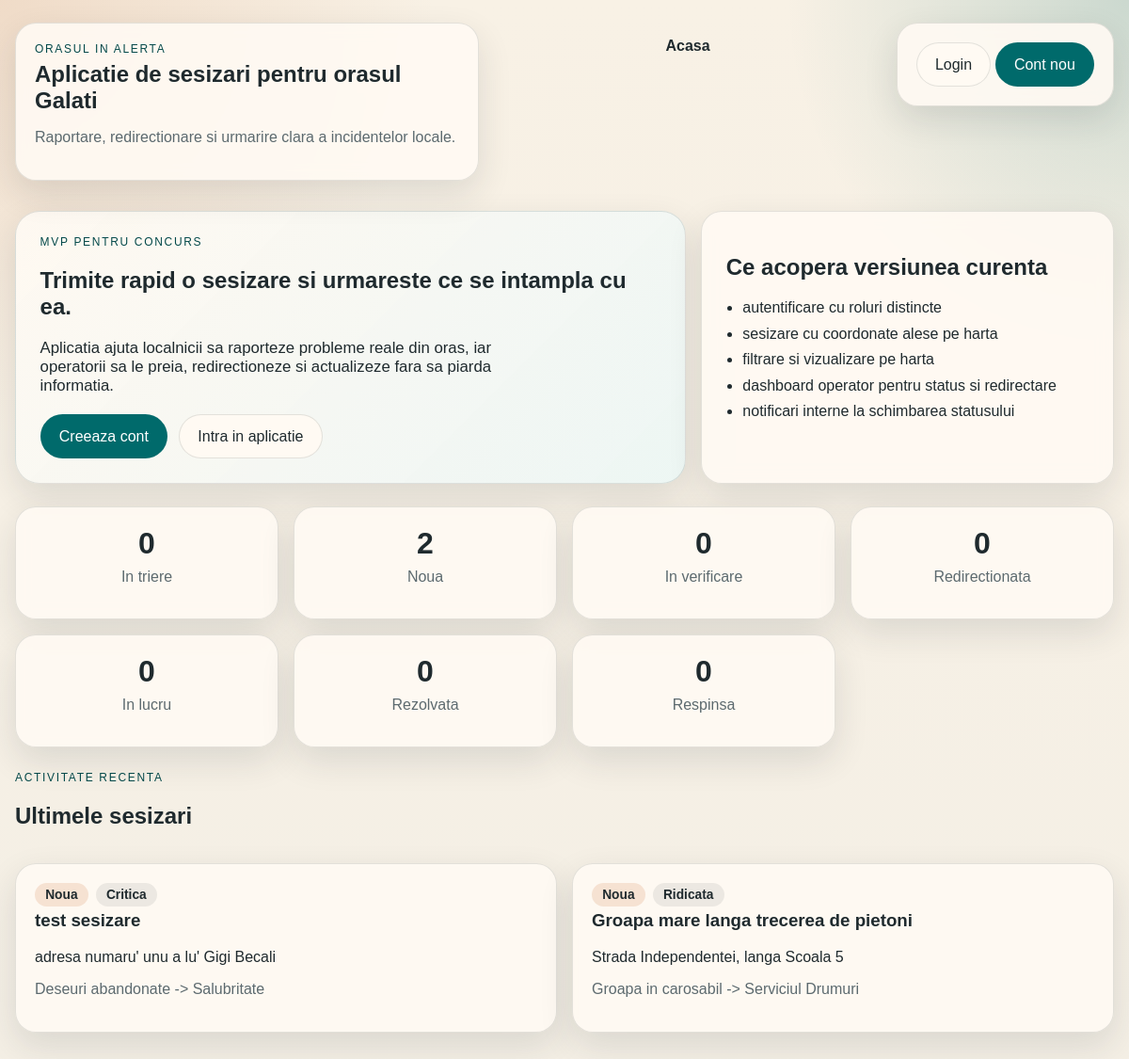
Before: / with the older database file.
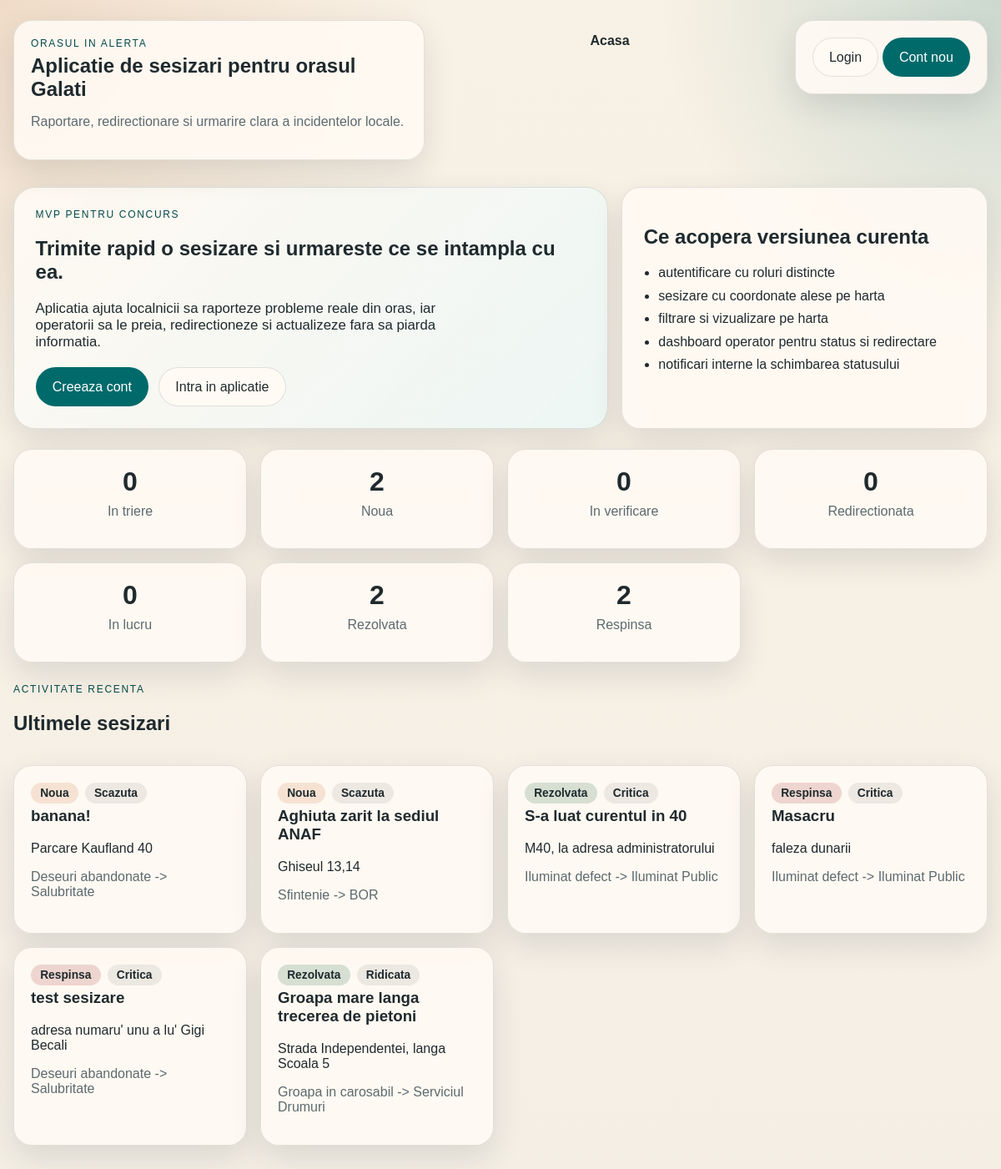
After: the same page with the newer database file.
### app/models/entities.py (models this page shows)
class Incident(db.Model):
    __tablename__ = "incidents"
    id = db.Column(db.Integer, primary_key=True)
    title = db.Column(db.String(200), nullable=False)
    description = db.Column(db.Text, nullable=False)
    address = db.Column(db.String(255), nullable=False)
    latitude = db.Column(db.Float, nullable=False)
    longitude = db.Column(db.Float, nullable=False)
    priority = db.Column(db.String(32), nullable=False, default="medie")
    status = db.Column(db.String(32), nullable=False, default="noua")
    created_by_id = db.Column(db.Integer, db.ForeignKey("users.id"), nullable=False)
    category_id = db.Column(db.Integer, db.ForeignKey("incident_categories.id"), nullable=False)
    suggested_department_id = db.Column(db.Integer, db.ForeignKey("departments.id"))
    assigned_department_id = db.Column(db.Integer, db.ForeignKey("departments.id"))
    created_at = db.Column(db.DateTime, default=utc_now, nullable=False)
    updated_at = db.Column(db.DateTime, default=utc_now, nullable=False, onupdate=utc_now)
    creator = db.relationship("User", back_populates="incidents", foreign_keys=[created_by_id])
    category = db.relationship("Category", back_populates="incidents")
    suggested_department = db.relationship(
        "Department",
        back_populates="suggested_incidents",
        foreign_keys=[suggested_department_id],
    )
    assigned_department = db.relationship(
        "Department",
        back_populates="incidents",
        foreign_keys=[assigned_department_id],
    )
    photos = db.relationship(
        "IncidentPhoto",
        back_populates="incident",
        cascade="all, delete-orphan",
        order_by="IncidentPhoto.created_at.asc()",
    )
    updates = db.relationship(
        "IncidentUpdate",
        back_populates="incident",
        cascade="all, delete-orphan",
        order_by="IncidentUpdate.created_at.desc()",
    )
    notifications = db.relationship("Notification", back_populates="incident")
    @property
    def priority_label(self) -> str:
        return PRIORITY_LABELS.get(self.priority, self.priority)
    @property
    def status_label(self) -> str:
        return STATUS_LABELS.get(self.status, self.status)
    @property
    def display_department_label(self) -> str:
        if self.status == "in_triere":
            if self.suggested_department is not None:
                return f"Sugerat: {self.suggested_department.name}"
            return "In asteptarea trierii"
        if self.assigned_department is not None:
            return self.assigned_department.name
        return "-"

class Category(db.Model):
    __tablename__ = "incident_categories"
    id = db.Column(db.Integer, primary_key=True)
    name = db.Column(db.String(120), nullable=False, unique=True)
    description = db.Column(db.Text, nullable=False)
    default_department_id = db.Column(db.Integer, db.ForeignKey("departments.id"))
    created_at = db.Column(db.DateTime, default=utc_now, nullable=False)
    default_department = db.relationship("Department", back_populates="categories")
    incidents = db.relationship("Incident", back_populates="category")

class Department(db.Model):
    __tablename__ = "departments"
    id = db.Column(db.Integer, primary_key=True)
    name = db.Column(db.String(120), nullable=False, unique=True)
    description = db.Column(db.Text, nullable=False)
    contact_email = db.Column(db.String(255), nullable=False)
    created_at = db.Column(db.DateTime, default=utc_now, nullable=False)
    categories = db.relationship("Category", back_populates="default_department")
    users = db.relationship("User", back_populates="department")
    incidents = db.relationship(
        "Incident",
        back_populates="assigned_department",
        foreign_keys="Incident.assigned_department_id",
    )
    suggested_incidents = db.relationship(
        "Incident",
        back_populates="suggested_department",
        foreign_keys="Incident.suggested_department_id",
    )

### app/routes/web.py (the view)
@web_bp.get("/")
def home():
    service = build_incident_service()
    return render_template("home.html", page_title="Platforma de raportare", **service.homepage_data())

### app/repositories/category_repository.py (called while the page is built)
    def count(self) -> int:
        return Category.query.count()

### app/repositories/department_repository.py (called while the page is built)
    def count(self) -> int:
        return Department.query.count()

### app/repositories/incident_repository.py (called while the page is built)
    def _base_query(self):
        return Incident.query.options(
            joinedload(Incident.creator),
            joinedload(Incident.category),
            joinedload(Incident.suggested_department),
            joinedload(Incident.assigned_department),
            joinedload(Incident.photos),
            joinedload(Incident.updates).joinedload(IncidentUpdate.author),
        )

    def counts_by_status(self) -> dict[str, int]:
        counts = {
            status: 0
            for status in [
                "in_triere",
                "noua",
                "in_verificare",
                "redirectionata",
                "in_lucru",
                "rezolvata",
                "respinsa",
            ]
        }
        for status, total in db.session.query(Incident.status, db.func.count(Incident.id)).group_by(Incident.status).all():
            counts[status] = total
        return counts

    def recent(self, limit: int = 5) -> list[Incident]:
        return self._base_query().order_by(Incident.created_at.desc()).limit(limit).all()

### app/templates/home.html (shortened to what this page needs)
{% extends "base.html" %}
{% block content %}
<section class="hero-shell">
    <div class="hero-copy-block">
        <p class="eyebrow">MVP pentru concurs</p>
        <h1>Trimite rapid o sesizare si urmareste ce se intampla cu ea.</h1>
        <p class="hero-copy">
            Aplicatia ajuta localnicii sa raporteze probleme reale din oras, iar operatorii sa le preia,
            redirectioneze si actualizeze fara sa piarda informatia.
        </p>
        <div class="hero-actions">
            {% if current_user.is_authenticated %}
                <a class="button-link" href="{{ url_for('web.new_incident') }}">Raporteaza incident</a>
                <a class="ghost-button" href="{{ url_for('web.incidents') }}">Vezi toate sesizarile</a>
            {% else %}
                <a class="button-link" href="{{ url_for('web.register') }}">Creeaza cont</a>
                <a class="ghost-button" href="{{ url_for('web.login') }}">Intra in aplicatie</a>
            {% endif %}
        </div>
    </div>
    <div class="hero-panel">
        <h2>Ce acopera versiunea curenta</h2>
        <ul class="feature-list">
            <li>autentificare cu roluri distincte</li>
            <li>sesizare cu coordonate alese pe harta</li>
            <li>filtrare si vizualizare pe harta</li>
            <li>dashboard operator pentru status si redirectare</li>
            <li>notificari interne la schimbarea statusului</li>
        </ul>
    </div>
</section>
<section class="stat-grid" aria-label="Rezumat platforma">
    {% for key, total in status_counts.items() %}
        <article class="stat-card">
            <p class="stat-value">{{ total }}</p>
            <p class="stat-label">{{ status_labels[key] }}</p>
        </article>
    {% endfor %}
</section>
<section class="section-header">
    <div>
        <p class="eyebrow">Activitate recenta</p>
        <h2>Ultimele sesizari</h2>
    </div>
</section>
<section class="card-grid">
    {% for incident in recent_incidents %}
        <article class="card">
            <div class="card-tags">
                <span class="pill pill-{{ incident.status }}">{{ incident.status_label }}</span>
                <span class="pill pill-neutral">{{ incident.priority_label }}</span>
            </div>
            <h3>{{ incident.title }}</h3>
            <p>{{ incident.address }}</p>
            <p class="muted-text">{{ incident.category.name }} -> {{ incident.display_department_label }}</p>
        </article>
    {% else %}
        <article class="card">
            <h3>Nu exista sesizari inca</h3>
            <p>Ruleaza `python seed.py` sau creeaza prima sesizare dupa autentificare.</p>
        </article>
    {% endfor %}
</section>
{% endblock %}

Changed rows visible on the page:
added Incident: status_label "Noua", priority_label "Scazuta", title "banana!", address "Parcare Kaufland 40", category.name "Deseuri abandonate", display_department_label "Salubritate"
added Incident: status_label "Noua", priority_label "Scazuta", title "Aghiuta zarit la sediul ANAF", address "Ghiseul 13,14", category.name "Sfintenie", display_department_label "BOR"
added Incident: status_label "Rezolvata", priority_label "Critica", title "S-a luat curentul in 40", address "M40, la adresa administratorului", category.name "Iluminat defect", display_department_label "Iluminat Public"
added Incident: status_label "Respinsa", priority_label "Critica", title "Masacru", address "faleza dunarii", category.name "Iluminat defect", display_department_label "Iluminat Public"
changed Incident "test sesizare": status "noua" → "respinsa" (drawn); status_label "Noua" → "Respinsa"
changed Incident "Groapa mare langa trecerea de pietoni": status "noua" → "rezolvata" (drawn); status_label "Noua" → "Rezolvata"
Other visible differences:
new list line: "2 Rezolvata"
new list line: "2 Respinsa"
list line gone: "0 Rezolvata"
list line gone: "0 Respinsa"
